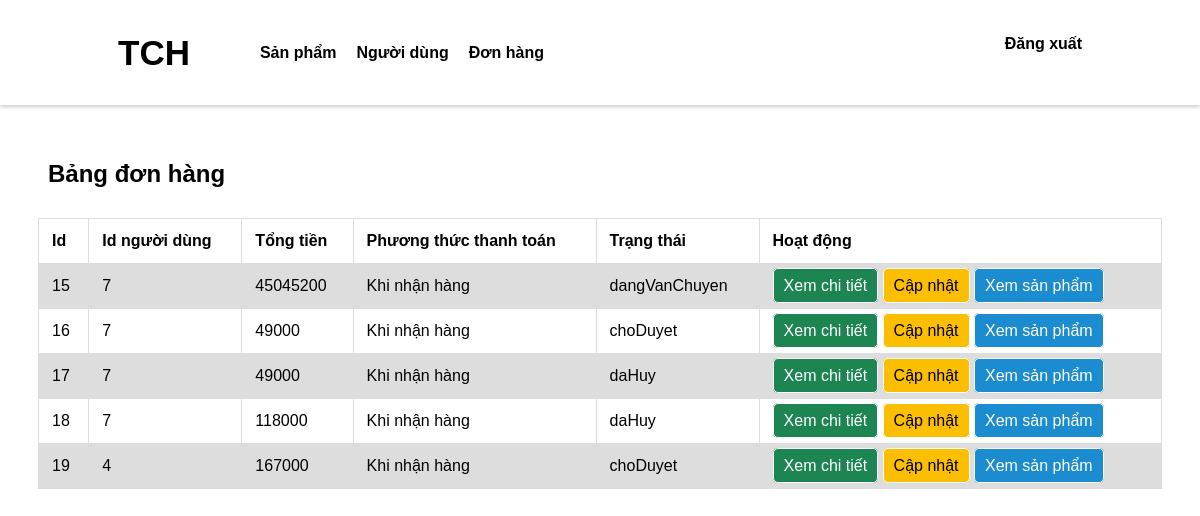
The app's page /admin/quanLyDH.php (signed in), older data.
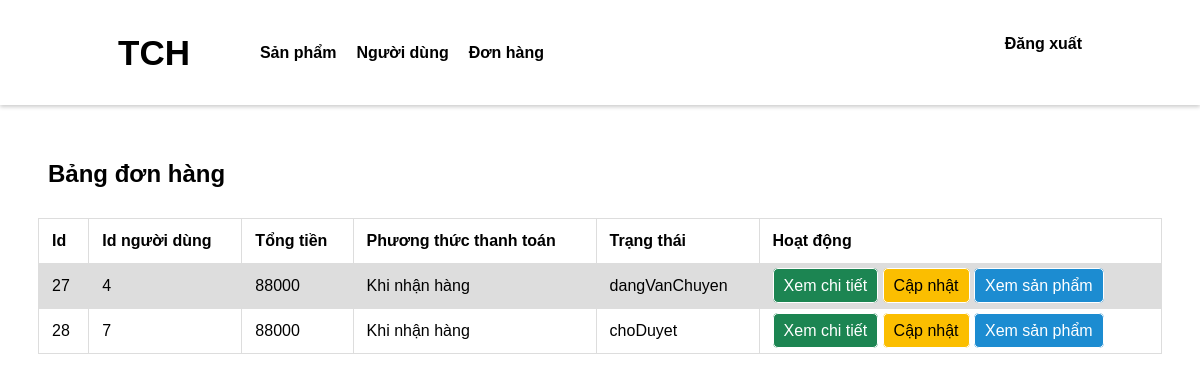
The same page, newer data.
### tables this page shows
CREATE TABLE `don_hang` (
  `id` bigint NOT NULL AUTO_INCREMENT,
  `id_nguoi_dung` bigint DEFAULT NULL,
  `tong_tien` float DEFAULT NULL,
  `dia_chi` varchar(255) DEFAULT NULL,
  `sdt` varchar(255) DEFAULT NULL,
  `ten` varchar(255) DEFAULT NULL,
  `trang_thai` varchar(255) DEFAULT NULL,
  PRIMARY KEY (`id`),
  KEY `fk_don_hang_nguoi_dung` (`id_nguoi_dung`),
  CONSTRAINT `fk_don_hang_nguoi_dung` FOREIGN KEY (`id_nguoi_dung`) REFERENCES `nguoi_dung` (`id`)
);

### php/admin/getAllObject.php (called while the page is built, shortened)
<?php
function getAll_object($con, $tableName)
{
    $sql = "SELECT * FROM $tableName";
    $Users = [];
    $stmt = $con->prepare($sql);
    if ($stmt) {
        $stmt->execute();
        $result = $stmt->get_result();
        while ($user = $result->fetch_assoc()) {
            $Users[] = $user;
        }
        return $Users;
    }
    return [];
}

### admin/quanLyDH.php (the view, shortened to what this page needs)
<!DOCTYPE html>
<html lang="en">
<head>
    <link rel="stylesheet" href="css/quanLy.css">
</head>
<body>
    <?php
    require('layout/header.php');
    require('../php/admin/getAllObject.php');
    $donHang = getAll_object($con, 'don_hang');
    ?>
    <div class="quanLyDH">
        <div class="title">
            <h2>Bảng đơn hàng</h2>
        </div>
        <table>
            <tr>
                <th>Id</th>
                <th>Id người dùng</th>
                <th>Tổng tiền</th>
                <th>Phương thức thanh toán </th>
                <th>Trạng thái</th>
                <th>Hoạt động</th>
            </tr>
            <?php
            foreach ($donHang as $dH) {
            ?>
                <tr>
                    <td><?php echo $dH['id'] ?></td>
                    <td><?php echo $dH['id_nguoi_dung'] ?></td>
                    <td><?php echo $dH['tong_tien'] ?></td>
                    <td>Khi nhận hàng</td>
                    <td><?php echo $dH['trang_thai'] ?></td>
                    <td>
                        <a href="xemCT_DH.php?id=<?php echo $dH['id'] ?>" style=" background-color: #1C8552; color : white;">Xem chi tiết</a>
                        <a href="capNhat_DH.php?id=<?php echo $dH['id'] ?>" style=" background-color: #FBBE00; color : black;">Cập nhật</a>
                        <a href="xemSP_DH.php?id=<?php echo $dH['id'] ?>" style=" background-color: #1C8CD1; color : white;">Xem sản phẩm</a>
                    </td>
                </tr>
            <?php
            } ?>
        </table>
    </div>
</body>
</html>

Row changes from the older to the newer data that the page shows:
removed don_hang: id "15", id_nguoi_dung "7", tong_tien "45045200", trang_thai "dangVanChuyen"
removed don_hang: id "16", id_nguoi_dung "7", tong_tien "49000", trang_thai "choDuyet"
removed don_hang: id "17", id_nguoi_dung "7", tong_tien "49000", trang_thai "daHuy"
removed don_hang: id "18", id_nguoi_dung "7", tong_tien "118000", trang_thai "daHuy"
removed don_hang: id "19", id_nguoi_dung "4", tong_tien "167000", trang_thai "choDuyet"
added don_hang: id "27", id_nguoi_dung "4", tong_tien "88000", trang_thai "dangVanChuyen"
added don_hang: id "28", id_nguoi_dung "7", tong_tien "88000", trang_thai "choDuyet"
